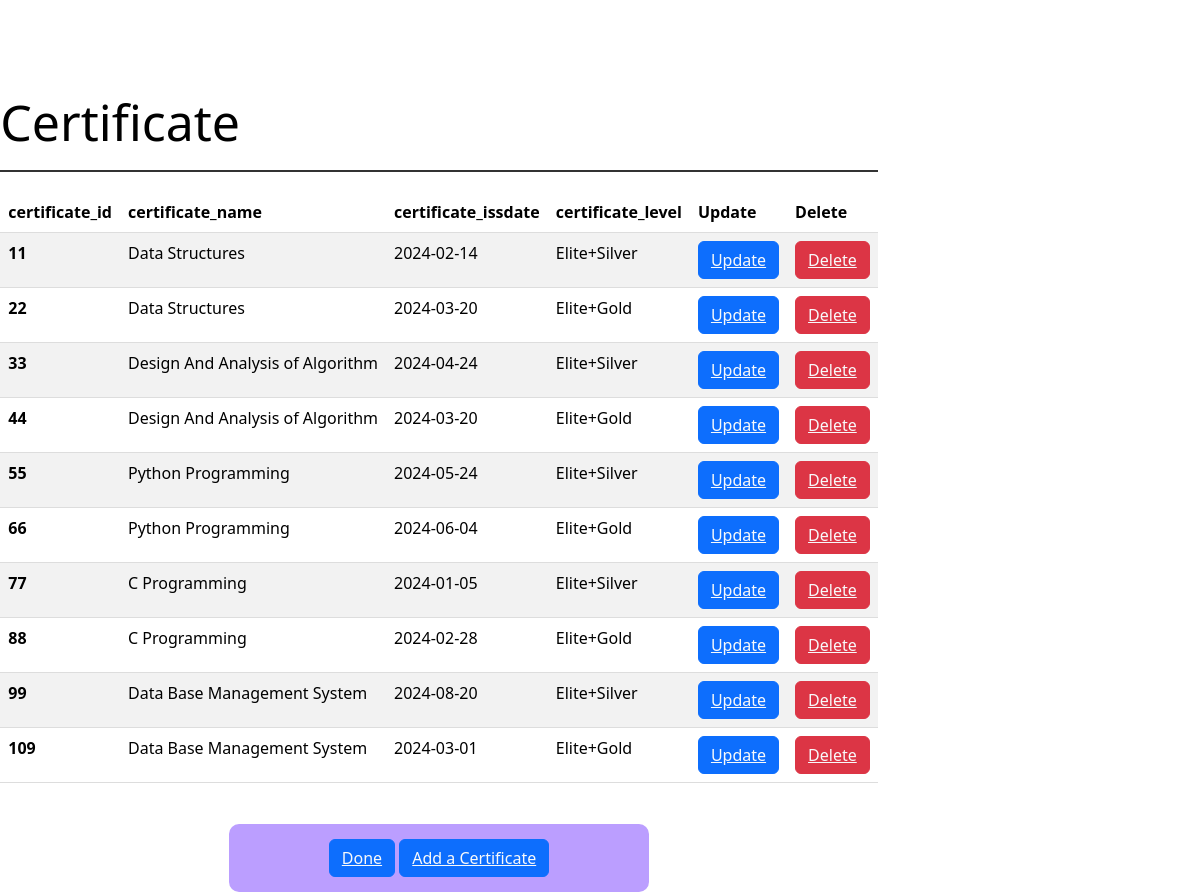
/dcertificate.php, run on the app's committed database.
### tables this page shows
CREATE TABLE `certificate` (
  `certificate_id` int(11) NOT NULL,
  `certificate_name` varchar(50) NOT NULL,
  `certificate_issdate` date NOT NULL,
  `certificate_level` varchar(50) NOT NULL
);

### dcertificate.php (the view, shortened to what this page needs)
<?php
include 'connect.php';?>
<!DOCTYPE html>
<html lang="en">
<head>
    <link href="https://cdn.jsdelivr.net/npm/bootstrap@5.3.2/dist/css/bootstrap.min.css" rel="stylesheet">
    <link rel="stylesheet" href="style1.css">
</head>
<body>
    <div class="x">
    <div class="container">
        <div class="x2">Certificate</div>
        <table class="table table-striped">
            <thead>
                <tr>
                    <th scope="col">certificate_id</th>
                    <th scope="col">certificate_name</th>
                    <th scope="col">certificate_issdate</th>
                    <th scope="col">certificate_level</th>
                    <th scope="col">Update</th>
                    <th scope="col">Delete</th>
                </tr>
            </thead>
            <tbody>
            <?php
            $sql="select * from certificate";
            $result=mysqli_query($con,$sql);
            if($result){
               while( $row=mysqli_fetch_array($result)){
                $certificateid=$row['certificate_id'];
                $certificatename=$row['certificate_name'];
                $certificateissdate=$row['certificate_issdate'];
                $certificatelevel=$row['certificate_level'];
               echo ' <tr>
               <th scope="row">'.$certificateid.'</th>
               <td>'.$certificatename.'</td>
               <td>'.$certificateissdate.'</td>
               <td>'.$certificatelevel.'</td>
               <td>
               <button class="btn btn-primary"><a href="upcertificate.php?updateid='.$certificateid.'&id[]='.$id1.'&id[]='.$id2.'"
               class="text-light" >Update</a></button></td><td>
               <button class="btn btn-danger" ><a href="zcertificate.php?deleteid='.$certificateid.'&id[]='.$id1.'&id[]='.$id2.'"
               class="text-light " >Delete</a></button></td>
           </tr>';
               }
            }
             ?>
            </tbody>
        </table>
    </div>
    <section>
    <div class="N">
    <button class="btn btn-primary "><a href="entity.php?id[]=<?php echo $id1; ?>&id[]=<?php echo $id2; ?>
" class="text-light">Done</a></button>
        <button class="btn btn-primary "><a href="certificate.php?id[]=<?php echo $id1; ?>&id[]=<?php echo $id2; ?>
" class="text-light">Add a Certificate</a></button>
    </div>
    </section>
    </div>
</body>
</html>

### style1.css (style rules this page uses)
body { display: flex; align-items: center; justify-content: center; min-height: 100vh; background-image: url(img3.webp); background-repeat: no-repeat; background-position: center; background-size: cover; margin: 0; }
.x { position: relative; top: 35px; right: 161px; background-color: transparent; display: flex; flex-direction: column; align-items: center; color: black; }
.container { background-color: rgba(255, 255, 255, 0.8); border-radius: 20px; backdrop-filter: blur(10px); padding: 20px; margin-top: 30px; background-color: transparent; backdrop-filter: blur(40px); }
.N { border-radius: 10px; backdrop-filter: blur(10px); padding-left: 100px; padding-right: 100px; padding-top:15px; padding-bottom:15px; margin-top: 5px; background-color:#bb9eff;; backdrop-filter: blur(70px); }
.x2 { font-size: 50px; margin-bottom: 20px; border-bottom: 2px solid #333; padding-bottom: 10px; background-color: transparent; backdrop-filter: blur(20px); }
table { width: 100%; border-collapse: collapse; margin-top: 20px; color: #333; }
th, td { padding: 12px; text-align: left; border-bottom: 1px solid #ddd; }
th { background-color: #f2f2f2; }

### data on the page
certificate: certificate_id "11", certificate_name "Data Structures", certificate_issdate "2024-02-14", certificate_level "Elite+Silver"
certificate: certificate_id "22", certificate_name "Data Structures", certificate_issdate "2024-03-20", certificate_level "Elite+Gold"
certificate: certificate_id "33", certificate_name "Design And Analysis of Algorithm", certificate_issdate "2024-04-24", certificate_level "Elite+Silver"
certificate: certificate_id "44", certificate_name "Design And Analysis of Algorithm", certificate_issdate "2024-03-20", certificate_level "Elite+Gold"
certificate: certificate_id "55", certificate_name "Python Programming", certificate_issdate "2024-05-24", certificate_level "Elite+Silver"
certificate: certificate_id "66", certificate_name "Python Programming", certificate_issdate "2024-06-04", certificate_level "Elite+Gold"
certificate: certificate_id "77", certificate_name "C Programming", certificate_issdate "2024-01-05", certificate_level "Elite+Silver"
certificate: certificate_id "88", certificate_name "C Programming", certificate_issdate "2024-02-28", certificate_level "Elite+Gold"
certificate: certificate_id "99", certificate_name "Data Base Management System", certificate_issdate "2024-08-20", certificate_level "Elite+Silver"
certificate: certificate_id "109", certificate_name "Data Base Management System", certificate_issdate "2024-03-01", certificate_level "Elite+Gold"
